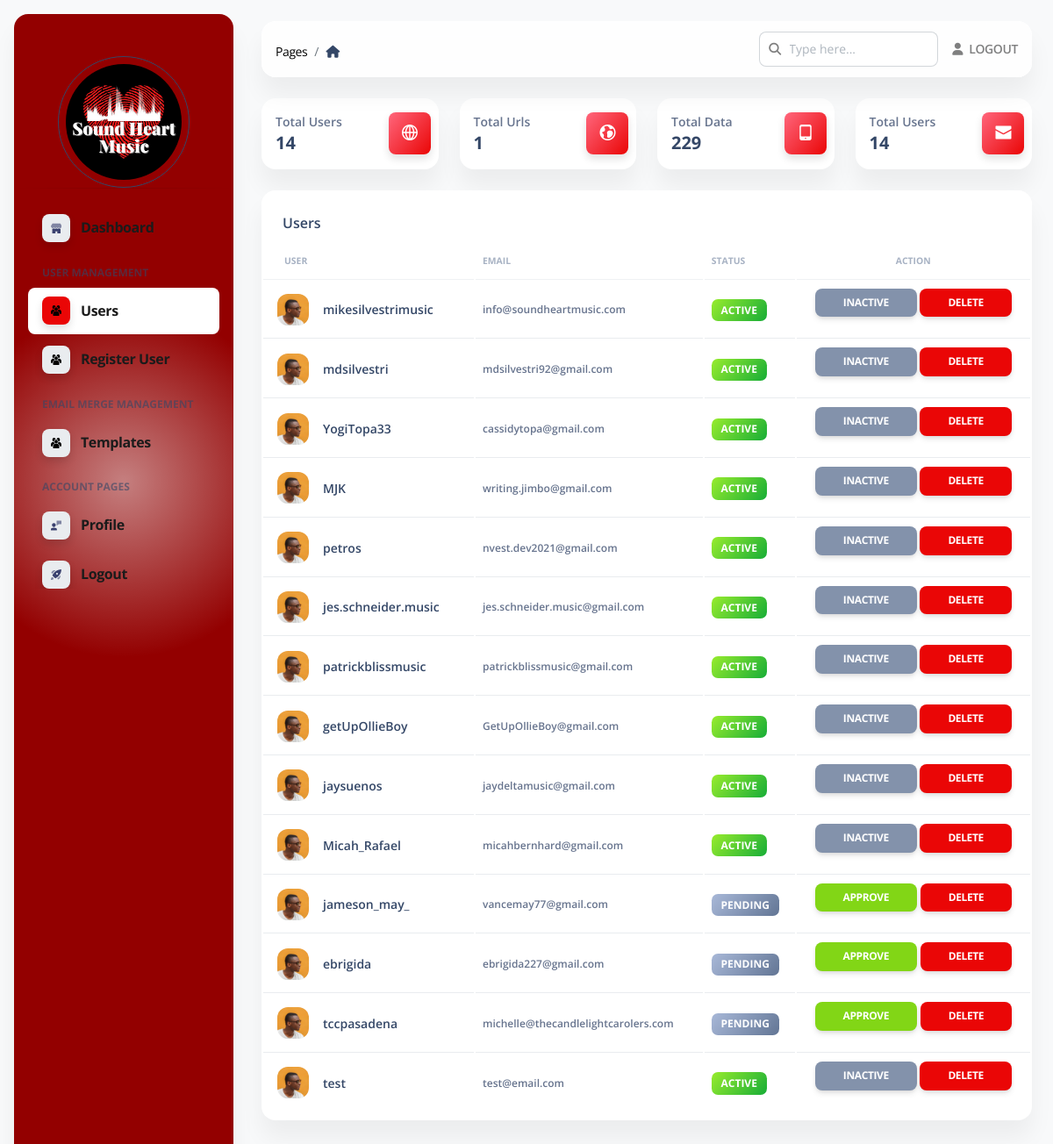
/admin/users (signed in), run on the app's committed database.
### apps/authentication/models.py (models this page shows, shortened)
class Users(db.Model, UserMixin):
    __tablename__ = 'Users'
    id            = db.Column(db.Integer, primary_key=True)
    username      = db.Column(db.String(255), unique=True, nullable=False)
    email         = db.Column(db.String(255), unique=True,  index=True)
    password      = db.Column(db.String(255))
    role          = db.Column(db.String(64), nullable=False)
    oauth_github  = db.Column(db.String(100), nullable=True)
    nylas_access_token = db.Column(db.String(32))
    api_token     = db.Column(db.String(100))
    api_token_ts  = db.Column(db.Integer)
    state         = db.Column(db.String(10))

### apps/home/routes.py (the view)
@blueprint.route('/admin/users', methods=['POST', 'GET'])
@login_required
@role_required('admin')
def admin_users():
    page_data = get_admin_data()
    users = Users.query.filter(Users.role != "admin").all()
    return render_template("home/admin_users.html",
                           segment='users', API_GENERATOR=len(API_GENERATOR),
                           page_data=page_data,
                           users=users
                           )

### apps/templates/home/admin_users.html (shortened to what this page needs)
{% extends 'layouts/admin.html' %}
{% block content %}
    <div class="container-fluid py-4">
        <div class="row">
            <div class="col-xl-3 col-sm-6 mb-xl-0 mb-4">
                <div class="card">
                    <div class="card-body p-3">
                        <div class="row">
                            <div class="col-8">
                                <div class="numbers">
                                    <p class="text-sm mb-0 text-capitalize font-weight-bold">Total Users</p>
                                    <h5 class="font-weight-bolder mb-0">
                                        {{ page_data['total_users'] }}
                                    </h5>
                                </div>
                            </div>
                            <div class="col-4 text-end">
                                <div class="icon icon-shape bg-gradient-danger shadow text-center border-radius-md">
                                    <i class="ni ni-world-2 text-lg opacity-10" aria-hidden="true"></i>
                                </div>
                            </div>
                        </div>
                    </div>
                </div>
            </div>
            <div class="col-xl-3 col-sm-6 mb-xl-0 mb-4">
                <div class="card">
                    <div class="card-body p-3">
                        <div class="row">
                            <div class="col-8">
                                <div class="numbers">
                                    <p class="text-sm mb-0 text-capitalize font-weight-bold">Total Urls</p>
                                    <h5 class="font-weight-bolder mb-0">
                                        {{ page_data['total_filters'] }}
                                    </h5>
                                </div>
                            </div>
                            <div class="col-4 text-end">
                                <div class="icon icon-shape bg-gradient-danger shadow text-center border-radius-md">
                                    <i class="ni ni-world text-lg opacity-10" aria-hidden="true"></i>
                                </div>
                            </div>
                        </div>
                    </div>
                </div>
            </div>
            <div class="col-xl-3 col-sm-6 mb-xl-0 mb-4">
                <div class="card">
                    <div class="card-body p-3">
                        <div class="row">
                            <div class="col-8">
                                <div class="numbers">
                                    <p class="text-sm mb-0 text-capitalize font-weight-bold">Total Data</p>
                                    <h5 class="font-weight-bolder mb-0">
                                        {{ page_data['services'] }}
                                    </h5>
                                </div>
                            </div>
                            <div class="col-4 text-end">
                                <div class="icon icon-shape bg-gradient-danger shadow text-center border-radius-md">
                                    <i class="ni ni-mobile-button text-lg opacity-10" aria-hidden="true"></i>
                                </div>
                            </div>
                        </div>
                    </div>
                </div>
            </div>
            <div class="col-xl-3 col-sm-6">
                <div class="card">
                    <div class="card-body p-3">
                        <div class="row">
                            <div class="col-8">
                                <div class="numbers">
                                    <p class="text-sm mb-0 text-capitalize font-weight-bold">Total Users</p>
                                    <h5 class="font-weight-bolder mb-0">
                                        {{ page_data['total_users'] }}
                                    </h5>
                                </div>
                            </div>
                            <div class="col-4 text-end">
                                <div class="icon icon-shape bg-gradient-danger shadow text-center border-radius-md">
                                    <i class="ni ni-email-83 text-lg opacity-10" aria-hidden="true"></i>
                                </div>
                            </div>
                        </div>
                    </div>
                </div>
            </div>
        </div>
        <div class="row py-4">
            <div class="col-12">
                <div class="card mb-4">
                    <div class="card-header pb-0">
                        <h6>Users</h6>
                    </div>
                    <div class="card-body px-0 pt-0 pb-2">
                        <div class="table-responsive p-0">
                            {% if users %}
                                <table class="table align-items-center mb-0">
                                    <thead>
                                    <tr>
                                        <th class="text-uppercase text-secondary text-xxs font-weight-bolder opacity-7">
                                            User
                                        </th>
                                        <th class="text-uppercase text-secondary text-xxs font-weight-bolder opacity-7 ps-2">
                                            Email
                                        </th>
                                        <th class="text-uppercase text-secondary text-xxs font-weight-bolder opacity-7 ps-2">
                                            Status
                                        </th>
                                        <th class="text-center text-uppercase text-secondary text-xxs font-weight-bolder opacity-7">
                                            Action
                                        </th>
                                    </tr>
                                    </thead>
                                    <tbody>
                                    {% for user in users %}
                                        <tr>
                                            <td>
                                                <div class="d-flex px-2 py-1">
                                                    <div>
                                                        <img src="{{ config.ASSETS_ROOT }}/img/team-2.jpg"
                                                             class="avatar avatar-sm me-3" alt="user1">
                                                    </div>
                                                    <div class="d-flex flex-column justify-content-center">
                                                        <h6 class="mb-0 text-sm">{{ user.username }}</h6>
                                                    </div>
                                                </div>
                                            </td>
                                            <td>
                                                <p class="text-xs font-weight-bold mb-0">{{ user.email }}</p>
                                            </td>
                                            <td>
                                                {% if user.state == 'pending' %}
                                                    <span class="badge badge-sm bg-gradient-secondary">Pending</span>
                                                {% else %}
                                                    <span class="badge badge-sm bg-gradient-success">Active</span>
                                                {% endif %}
                                            </td>
                                            <td class="align-middle text-center text-sm">
                                                {% if user.state == 'pending' %}
                                                    <a href="/admin/users/approve/{{ user.id }}" class="btn btn-sm btn-success">Approve</a>
                                                {% else %}
                                                    <a href="/admin/users/inactive/{{ user.id }}" class="btn btn-sm btn-secondary">Inactive</a>
                                                {% endif %}
                                                <a href="/admin/users/delete/{{ user.id }}" class="btn btn-sm btn-danger">Delete</a>
                                            </td>
                                        </tr>
                                    {% endfor %}
                                    </tbody>
                                </table>
                            {% endif %}
                        </div>
                    </div>
                </div>
            </div>
        </div>
    </div>
{% endblock content %}

### data on the page
Users: username "mikesilvestrimusic", email "info@soundheartmusic.com", state "ACTIVE"
Users: username "mdsilvestri", email "mdsilvestri92@gmail.com", state "ACTIVE"
Users: username "YogiTopa33", email "cassidytopa@gmail.com", state "ACTIVE"
Users: username "MJK", email "writing.jimbo@gmail.com", state "ACTIVE"
Users: username "petros", email "nvest.dev2021@gmail.com", state "ACTIVE"
Users: username "jes.schneider.music", email "jes.schneider.music@gmail.com", state "ACTIVE"
Users: username "patrickblissmusic", email "patrickblissmusic@gmail.com", state "ACTIVE"
Users: username "getUpOllieBoy", email "GetUpOllieBoy@gmail.com", state "ACTIVE"
Users: username "jaysuenos", email "jaydeltamusic@gmail.com", state "ACTIVE"
Users: username "Micah_Rafael", email "micahbernhard@gmail.com", state "ACTIVE"
Users: username "jameson_may_", email "vancemay77@gmail.com", state "PENDING"
Users: username "ebrigida", email "ebrigida227@gmail.com", state "PENDING"
Users: username "tccpasadena", email "michelle@thecandlelightcarolers.com", state "PENDING"
Users: username "test", email "test@email.com", state "ACTIVE"

### other printed values
{{ page_data['total_users'] }} "14"
{{ page_data['total_filters'] }} "1"
{{ page_data['services'] }} "229"
